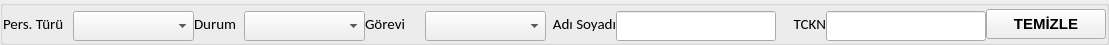
      <widget class="QGroupBox" name="groupBox">
       <property name="sizePolicy">
        <sizepolicy hsizetype="Preferred" vsizetype="Preferred">
         <horstretch>0</horstretch>
         <verstretch>0</verstretch>
        </sizepolicy>
       </property>
       <property name="minimumSize">
        <size>
         <width>0</width>
         <height>45</height>
        </size>
       </property>
       <property name="maximumSize">
        <size>
         <width>16777215</width>
         <height>45</height>
        </size>
       </property>
       <property name="font">
        <font>
         <pointsize>11</pointsize>
         <italic>false</italic>
        </font>
       </property>
       <layout class="QGridLayout" name="gridLayout_3">
        <property name="leftMargin">
         <number>0</number>
        </property>
        <property name="topMargin">
         <number>0</number>
        </property>
        <property name="rightMargin">
         <number>0</number>
        </property>
        <property name="bottomMargin">
         <number>0</number>
        </property>
        <property name="spacing">
         <number>0</number>
        </property>
        <item row="0" column="0">
         <widget class="QLabel" name="lbl_personel_turu_f">
          <property name="minimumSize">
           <size>
            <width>70</width>
            <height>25</height>
           </size>
          </property>
          <property name="maximumSize">
           <size>
            <width>70</width>
            <height>25</height>
           </size>
          </property>
          <property name="sizeIncrement">
           <size>
            <width>0</width>
            <height>0</height>
           </size>
          </property>
          <property name="font">
           <font>
            <family>Calibri</family>
            <pointsize>11</pointsize>
            <italic>false</italic>
            <bold>false</bold>
           </font>
          </property>
          <property name="text">
           <string>Pers. Türü</string>
          </property>
          <property name="alignment">
           <set>Qt::AlignmentFlag::AlignLeading|Qt::AlignmentFlag::AlignLeft|Qt::AlignmentFlag::AlignVCenter</set>
          </property>
         </widget>
        </item>
        <item row="0" column="1">
         <widget class="QComboBox" name="cmb_personel_turu_f">
          <property name="minimumSize">
           <size>
            <width>121</width>
            <height>30</height>
           </size>
          </property>
          <property name="maximumSize">
           <size>
            <width>120</width>
            <height>25</height>
           </size>
          </property>
          <property name="sizeIncrement">
           <size>
            <width>0</width>
            <height>0</height>
           </size>
          </property>
          <property name="font">
           <font>
            <family>Calibri</family>
            <italic>false</italic>
            <bold>false</bold>
           </font>
          </property>
          <property name="placeholderText">
           <string>Tümü</string>
          </property>
         </widget>
        </item>
        <item row="0" column="2">
         <widget class="QLabel" name="lbl_durum_f">
          <property name="minimumSize">
           <size>
            <width>50</width>
            <height>25</height>
           </size>
          </property>
          <property name="maximumSize">
           <size>
            <width>50</width>
            <height>16777215</height>
           </size>
          </property>
          <property name="sizeIncrement">
           <size>
            <width>0</width>
            <height>0</height>
           </size>
          </property>
          <property name="font">
           <font>
            <family>Calibri</family>
            <pointsize>11</pointsize>
            <italic>false</italic>
            <bold>false</bold>
           </font>
          </property>
          <property name="text">
           <string>Durum</string>
          </property>
          <property name="alignment">
           <set>Qt::AlignmentFlag::AlignLeading|Qt::AlignmentFlag::AlignLeft|Qt::AlignmentFlag::AlignVCenter</set>
          </property>
         </widget>
        </item>
        <item row="0" column="3">
         <widget class="QComboBox" name="cmb_durum_f">
          <property name="minimumSize">
           <size>
            <width>121</width>
            <height>30</height>
           </size>
          </property>
          <property name="maximumSize">
           <size>
            <width>110</width>
            <height>25</height>
           </size>
          </property>
          <property name="sizeIncrement">
           <size>
            <width>0</width>
            <height>0</height>
           </size>
          </property>
          <property name="font">
           <font>
            <family>Calibri</family>
            <italic>false</italic>
            <bold>false</bold>
           </font>
          </property>
          <property name="placeholderText">
           <string>Tümü</string>
          </property>
         </widget>
        </item>
        <item row="0" column="4">
         <widget class="QLabel" name="lbl_gorevi_f">
          <property name="minimumSize">
           <size>
            <width>60</width>
            <height>25</height>
           </size>
          </property>
          <property name="maximumSize">
           <size>
            <width>60</width>
            <height>16777215</height>
           </size>
          </property>
          <property name="sizeIncrement">
           <size>
            <width>0</width>
            <height>0</height>
           </size>
          </property>
          <property name="font">
           <font>
            <family>Calibri</family>
            <pointsize>11</pointsize>
            <italic>false</italic>
            <bold>false</bold>
           </font>
          </property>
          <property name="text">
           <string>Görevi</string>
          </property>
          <property name="alignment">
           <set>Qt::AlignmentFlag::AlignLeading|Qt::AlignmentFlag::AlignLeft|Qt::AlignmentFlag::AlignVCenter</set>
          </property>
         </widget>
        </item>
        <item row="0" column="5">
         <widget class="QComboBox" name="cmb_gorevi_f">
          <property name="minimumSize">
           <size>
            <width>121</width>
            <height>30</height>
           </size>
          </property>
          <property name="maximumSize">
           <size>
            <width>100</width>
            <height>25</height>
           </size>
          </property>
          <property name="sizeIncrement">
           <size>
            <width>0</width>
            <height>0</height>
           </size>
          </property>
          <property name="font">
           <font>
            <family>Calibri</family>
            <italic>false</italic>
            <bold>false</bold>
           </font>
          </property>
          <property name="placeholderText">
           <string>Tümü</string>
          </property>
         </widget>
        </item>
        <item row="0" column="6">
         <widget class="QLabel" name="lbl_ad_soyad_f">
          <property name="minimumSize">
           <size>
            <width>70</width>
            <height>25</height>
           </size>
          </property>
          <property name="maximumSize">
           <size>
            <width>70</width>
            <height>25</height>
           </size>
          </property>
          <property name="font">
           <font>
            <family>Calibri</family>
            <pointsize>11</pointsize>
            <italic>false</italic>
            <bold>false</bold>
           </font>
          </property>
          <property name="text">
           <string>Adı Soyadı</string>
          </property>
          <property name="alignment">
           <set>Qt::AlignmentFlag::AlignRight|Qt::AlignmentFlag::AlignTrailing|Qt::AlignmentFlag::AlignVCenter</set>
          </property>
         </widget>
        </item>
        <item row="0" column="7">
         <widget class="QLineEdit" name="txt_ad_soyad_f">
          <property name="minimumSize">
           <size>
            <width>160</width>
            <height>30</height>
           </size>
          </property>
          <property name="maximumSize">
           <size>
            <width>160</width>
            <height>25</height>
           </size>
          </property>
          <property name="font">
           <font>
            <family>Calibri</family>
            <pointsize>11</pointsize>
            <italic>false</italic>
            <bold>false</bold>
           </font>
          </property>
         </widget>
        </item>
        <item row="0" column="8">
         <widget class="QLabel" name="lbl_tckn_f">
          <property name="minimumSize">
           <size>
            <width>50</width>
            <height>25</height>
           </size>
          </property>
          <property name="maximumSize">
           <size>
            <width>50</width>
            <height>25</height>
           </size>
          </property>
          <property name="font">
           <font>
            <family>Calibri</family>
            <pointsize>11</pointsize>
            <italic>false</italic>
            <bold>false</bold>
           </font>
          </property>
          <property name="text">
           <string>TCKN</string>
          </property>
          <property name="alignment">
           <set>Qt::AlignmentFlag::AlignRight|Qt::AlignmentFlag::AlignTrailing|Qt::AlignmentFlag::AlignVCenter</set>
          </property>
         </widget>
        </item>
        <item row="0" column="9">
         <widget class="QLineEdit" name="txt_tckn_f">
          <property name="minimumSize">
           <size>
            <width>160</width>
            <height>30</height>
           </size>
          </property>
          <property name="maximumSize">
           <size>
            <width>160</width>
            <height>25</height>
           </size>
          </property>
          <property name="font">
           <font>
            <family>Calibri</family>
            <pointsize>11</pointsize>
            <italic>false</italic>
            <bold>false</bold>
           </font>
          </property>
         </widget>
        </item>
        <item row="0" column="10">
         <widget class="QPushButton" name="btn_temizle_f">
          <property name="minimumSize">
           <size>
            <width>120</width>
            <height>30</height>
           </size>
          </property>
          <property name="maximumSize">
           <size>
            <width>120</width>
            <height>30</height>
           </size>
          </property>
          <property name="font">
           <font>
            <pointsize>11</pointsize>
            <italic>false</italic>
            <bold>true</bold>
           </font>
          </property>
          <property name="text">
           <string>TEMİZLE</string>
          </property>
         </widget>
        </item>
       </layout>
      </widget>
